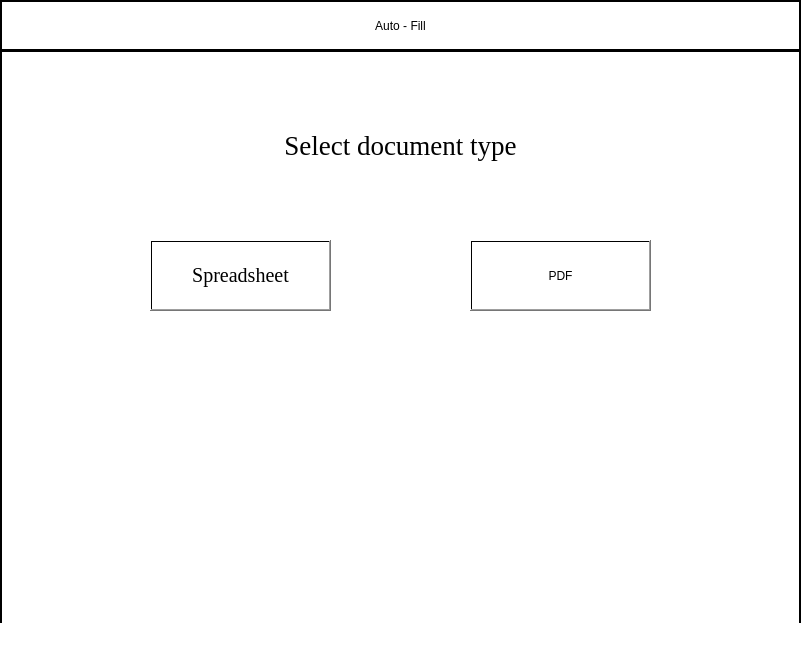
<?xml version="1.0" encoding="UTF-8"?>
<ui version="4.0">
 <class>MainWindow</class>
 <widget class="QMainWindow" name="MainWindow">
  <property name="geometry">
   <rect>
    <x>0</x>
    <y>0</y>
    <width>801</width>
    <height>645</height>
   </rect>
  </property>
  <property name="windowTitle">
   <string>MainWindow</string>
  </property>
  <property name="styleSheet">
   <string notr="true">background-color: rgb(255, 255, 255);
border-color: rgb(0, 0, 0);</string>
  </property>
  <widget class="QWidget" name="centralwidget">
   <widget class="QPushButton" name="bt_push">
    <property name="geometry">
     <rect>
      <x>470</x>
      <y>240</y>
      <width>181</width>
      <height>71</height>
     </rect>
    </property>
    <property name="autoFillBackground">
     <bool>false</bool>
    </property>
    <property name="styleSheet">
     <string notr="true">background-color: qlineargradient(spread:pad, x1:0.488636, y1:0.54, x2:1, y2:1, stop:0 rgba(255, 255, 255, 255));
font: 15pt &quot;Georgia&quot;;
border-color: rgb(0, 0, 0);</string>
    </property>
    <property name="text">
     <string>PDF</string>
    </property>
   </widget>
   <widget class="QPushButton" name="bt_spreadsheet">
    <property name="geometry">
     <rect>
      <x>150</x>
      <y>240</y>
      <width>181</width>
      <height>71</height>
     </rect>
    </property>
    <property name="font">
     <font>
      <family>Georgia</family>
      <pointsize>15</pointsize>
      <weight>50</weight>
      <italic>false</italic>
      <bold>false</bold>
     </font>
    </property>
    <property name="autoFillBackground">
     <bool>false</bool>
    </property>
    <property name="styleSheet">
     <string notr="true">background-color: qlineargradient(spread:pad, x1:0.488636, y1:0.54, x2:1, y2:1, stop:0 rgba(255, 255, 255, 255));
font: 15pt &quot;Georgia&quot;;
border-color: rgb(0, 0, 0);</string>
    </property>
    <property name="text">
     <string>Spreadsheet</string>
    </property>
   </widget>
   <widget class="QLabel" name="lb_main">
    <property name="geometry">
     <rect>
      <x>150</x>
      <y>120</y>
      <width>501</width>
      <height>51</height>
     </rect>
    </property>
    <property name="font">
     <font>
      <family>Georgia</family>
      <pointsize>20</pointsize>
      <weight>9</weight>
      <italic>false</italic>
      <bold>false</bold>
     </font>
    </property>
    <property name="styleSheet">
     <string notr="true">background-color: qlineargradient(spread:pad, x1:0.488636, y1:0.54, x2:1, y2:1, stop:0 rgba(255, 255, 255, 255));
border-color: rgb(0, 0, 0);
font: 75 20pt &quot;Georgia&quot;;</string>
    </property>
    <property name="frameShape">
     <enum>QFrame::NoFrame</enum>
    </property>
    <property name="lineWidth">
     <number>0</number>
    </property>
    <property name="text">
     <string>Select document type</string>
    </property>
    <property name="scaledContents">
     <bool>false</bool>
    </property>
    <property name="alignment">
     <set>Qt::AlignCenter</set>
    </property>
   </widget>
   <widget class="QLabel" name="lb_Title">
    <property name="geometry">
     <rect>
      <x>0</x>
      <y>0</y>
      <width>801</width>
      <height>51</height>
     </rect>
    </property>
    <property name="layoutDirection">
     <enum>Qt::LeftToRight</enum>
    </property>
    <property name="styleSheet">
     <string notr="true">font: 20pt &quot;Georgia&quot;;</string>
    </property>
    <property name="frameShape">
     <enum>QFrame::Box</enum>
    </property>
    <property name="lineWidth">
     <number>2</number>
    </property>
    <property name="text">
     <string>Auto - Fill</string>
    </property>
    <property name="scaledContents">
     <bool>true</bool>
    </property>
    <property name="alignment">
     <set>Qt::AlignCenter</set>
    </property>
   </widget>
   <widget class="QFrame" name="frame">
    <property name="geometry">
     <rect>
      <x>0</x>
      <y>50</y>
      <width>801</width>
      <height>591</height>
     </rect>
    </property>
    <property name="styleSheet">
     <string notr="true">border-color: rgb(0, 0, 0);</string>
    </property>
    <property name="frameShape">
     <enum>QFrame::Box</enum>
    </property>
    <property name="frameShadow">
     <enum>QFrame::Plain</enum>
    </property>
    <property name="lineWidth">
     <number>2</number>
    </property>
   </widget>
   <zorder>frame</zorder>
   <zorder>bt_push</zorder>
   <zorder>bt_spreadsheet</zorder>
   <zorder>lb_main</zorder>
   <zorder>lb_Title</zorder>
  </widget>
  <widget class="QStatusBar" name="statusbar"/>
 </widget>
 <resources/>
 <connections/>
</ui>
